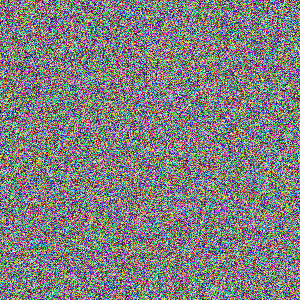
#> input picture adversarial/dataset/patches/noise.png, 300 x 300 px
$ python edge.py ../../adversarial/dataset/patches/noise.png
#> lines starting #> are read from the running program, lines starting #| are printed output that depends on the picture
"""
Group 6: Edge Stats (2 features)
------------------------------------
edge_density, edge_mean_strength

Sobel-gradient based edge statistics. Document images (forms, receipts,
invoices) have very structured, high-contrast edges from text and rules;
steganographic payloads embedded in flat background regions can subtly
shift this edge landscape, and this also serves as a sanity/texture
covariate alongside the LSB-specific features.
"""
import numpy as np
from skimage.filters import sobel
from PIL import Image


def _load_grayscale(image_path_or_array):
    if isinstance(image_path_or_array, str):
        img = Image.open(image_path_or_array).convert("L")
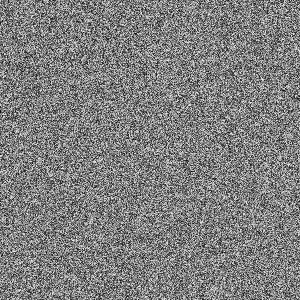
#> img: PIL image 300x300 L; min 2, max 252, mean 127.3
        return np.array(img, dtype=np.float64) / 255.0
    arr = np.asarray(image_path_or_array)
    if arr.ndim == 3:
        arr = (0.2989 * arr[..., 0] + 0.5870 * arr[..., 1] + 0.1140 * arr[..., 2])
    arr = arr.astype(np.float64)
    if arr.max() > 1.0:
        arr = arr / 255.0
    return arr


def edge_map(gray: np.ndarray) -> np.ndarray:
    """Sobel gradient magnitude map, normalized to [0, 1] input range."""
    return sobel(gray)
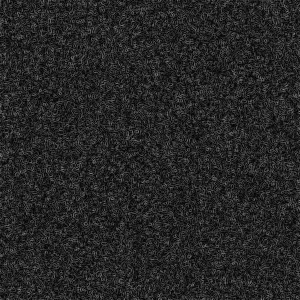
#> returned value: shape (300, 300) float64; min 0, max 0.534, mean 0.15


def edge_density(edges: np.ndarray, threshold: float = 0.1) -> float:
    """Fraction of pixels whose gradient magnitude exceeds `threshold`."""
#> called with threshold = 0.1
    total = edges.size
#> total = 90000
    if total == 0:
        return 0.0
    return float(np.sum(edges > threshold) / total)


def edge_mean_strength(edges: np.ndarray) -> float:
    """Mean Sobel gradient magnitude across the whole image."""
    return float(np.mean(edges))


def extract_edge_features(image_path_or_array) -> np.ndarray:
    """Returns [edge_density, edge_mean_strength], in frozen order."""
    gray = _load_grayscale(image_path_or_array)
    edges = edge_map(gray)
    return np.array([edge_density(edges), edge_mean_strength(edges)], dtype=np.float64)


if __name__ == "__main__":
    import sys
    if len(sys.argv) > 1:
        print(extract_edge_features(sys.argv[1]))
